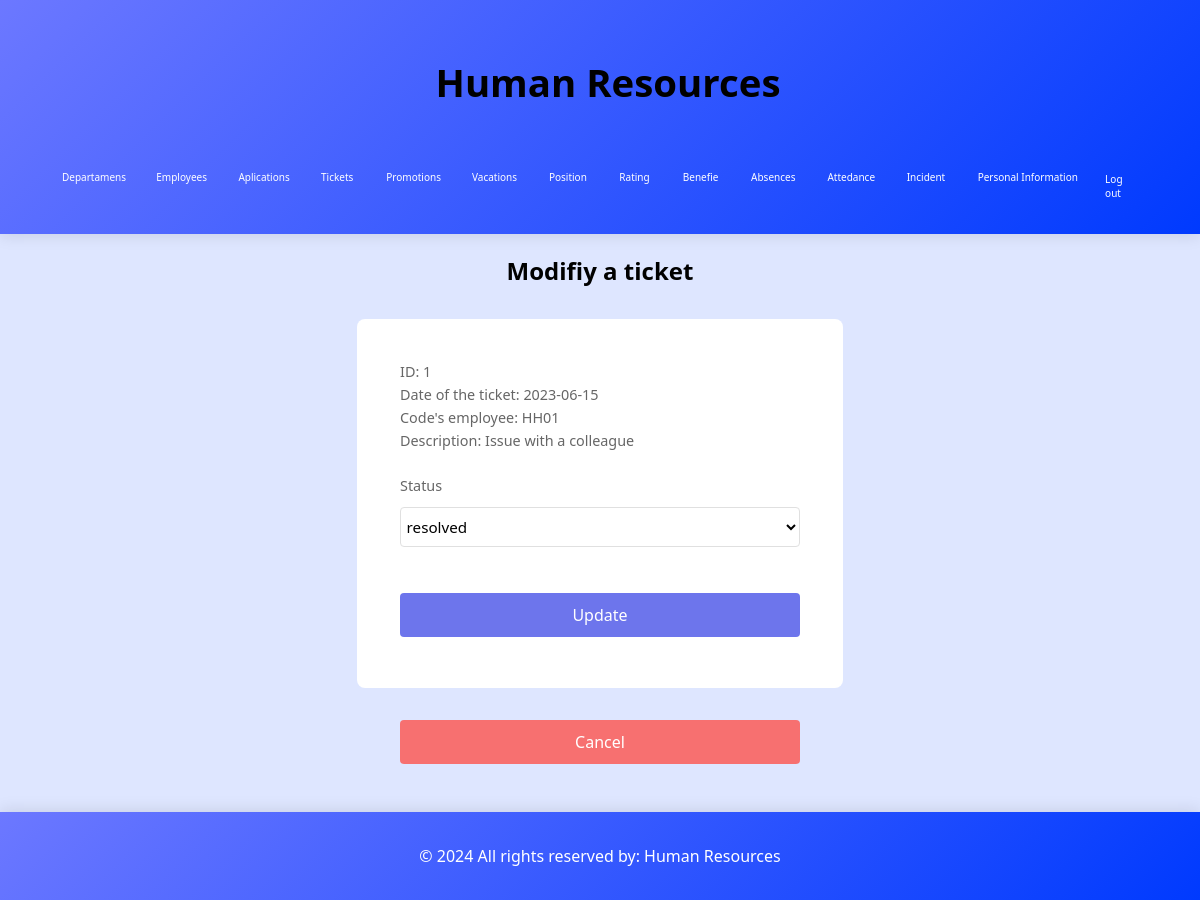
The app's page /Human_Resources/modifyTicket.php?id=1 (signed in) with its own data.
### tables this page shows
create table complaints(
    id int primary key auto_increment,
    date date not null,
    description varchar(60) not null,
    status varchar(10) not null,
    employee varchar(5) not null,
    index idx_complaints(date),

    foreign key(employee) references employee(code)
);

### admin/functionsAdmin.php (called while the page is built, shortened)
<?php
require("../includes/config/MySQL_ConexionDB.php");
function showTicketsID($id){
    global $db_con;
    $ticket = [];
    try {
        $query = "SELECT * FROM complaints WHERE id = :id";
        $stm = $db_con->prepare($query);
        $stm->bindParam(':id', $id, PDO::PARAM_INT);
        $stm->execute();
        while ($row = $stm->fetch(PDO::FETCH_ASSOC)) {
            $ticket[] = $row;
        }
    } catch (PDOException $e) {
        exit("Error en la consulta: " . $e->getMessage());
    }
    return $ticket;
}
?>

### Human_Resources/modifyTicket.php (the view, shortened to what this page needs)
<?php
include "../includes/headerHR.php";
require_once "../includes/config/MySQL_ConexionDB.php";
include "../admin/functionsAdmin.php";
require_once "../functions.php";
$id = $_GET["id"];
$ticket = showTicketsID($id);
foreach($ticket as $row){
    $row['id'];
    $row['date'];
    $row['description'];
    $row['status'];
    $row['employee'];
}
?>
<section>
    <h2>Modifiy a ticket</h2>
    <form action="updateTicket.php" class="formPage" method="post">
        <fieldset>
            <div>
                <label for="id" >ID: <?php echo $row['id']?></label>
            </div>
            <div>
                <label for="date">Date of the ticket: <?php echo $row['date']?></label>
            </div>
            <div>
                <label for="employee" >Code's employee: <?php echo $row['employee']?></label>
            </div>
            <div>
                <label for="description">Description: <?php echo $row['description']?></label>
            </div>
            <br>
            <div>
                <label for="status">Status</label>
                <select name="status" id="status">
                    <option value="resolved">resolved</option>
                </select>
            </div>
            <br>
            <div>
                <button type="submit" name="btnReport">Update</button>
            </div>
        </fieldset>
    </form>
    <center>
    <a href="tickets.php"><button class="buttonCancel">Cancel</button></a>
    </center>
</section>
<?php include "../includes/footer.php" ?>

### css/estilosdeLeon.css (style rules this page uses)
:root { --font-main: 'Segoe UI', sans-serif; --white: #ffffff; --black: #000000; --little_blue: #dee6ff; --little_gray: #efefef; --blue: #6c78ff; --blue_little: #ebf9ff; --dark_blue: #003afe; --very_green: #4dfe00; --green: #1ce42b; --purple: #003afe; --rojo: #ff4c4c; --rojo_hover: #ff6666; }
body { background-color: var(--little_blue); display: grid; min-height: 100vh; position: relative; grid-template-rows: auto 1fr auto; margin: 0; }
::placeholder { color: black; font-size: 1rem; font-family: Impact, Haettenschweiler, 'Arial Narrow Bold', sans-serif; opacity: .70; }
.formPage { text-align: left; margin: 2rem auto; max-width: 25rem; background-color: white; height: auto; padding: 2.5rem; border-radius: 8px; box-shadow: none; border: 3px solid #00c85300; }
.formPage select { margin: 0.5rem 0 1rem 0; width: 100%; height: 2.5rem; font-size: 0.95rem; font-family: inherit; border: 1px solid #e0e0e0; border-radius: 4px; padding: 0.1rem; background-color: white; cursor: pointer; }
.formPage label { text-align: left; font-family: inherit; display: block; margin-bottom: 0.25rem; font-weight: normal; color: #666; font-size: 0.9rem; }
.formPage button { background-color: #6d75ec; font-size: 1rem; font-family: inherit; border: none; margin: 0.5rem 0; border-radius: 4px; width: 100%; height: 2.75rem; color: white; cursor: pointer; transition: background-color 0.2s ease; box-shadow: none; font-weight: 500; }
.buttonCancel { text-align: center; background-color: #f77070 ; font-size: 1rem; font-family: inherit; border: none; margin: 0 auto; border-radius: 4px; width: 25rem; height: 2.75rem; color: white; cursor: pointer; transition: background-color 0.2s ease; box-shadow: none; font-weight: 500; }
.formPage fieldset { border: none; padding: 0; margin: 0; }
label { font-weight: bold; color: #333; }
html { height: 100%; font-family: var(--font-main); }
h2 { text-align: center; font-family: var(--font-main); }
::placeholder { font-family: var(--font-main); font-size: 1rem; opacity: .70; }
.formPage { font-family: var(--font-main); }
.formPage label { font-family: var(--font-main); }
.formPage button { font-family: var(--font-main); }

### records on screen
complaints: id "1", date "2023-06-15", employee "HH01", description "Issue with a colleague"
